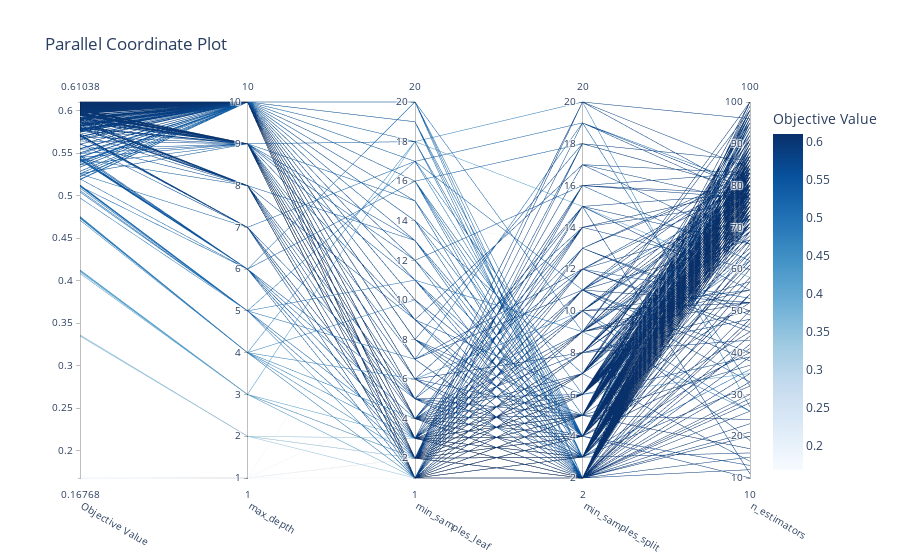

Notebook cell for this chart:
### Code cell
optuna.visualization.plot_parallel_coordinate(study)

### Figure 1 — Plotly figure (JSON) as saved in the notebook; plotly's stock layout.template omitted (floating-point values rounded to 4 significant figures; data arrays with more than 128 entries replaced by an {"elided": "..."} marker saying what was removed)
{"data": [{"dimensions": [{"label": "Objective Value", "range": [0.1677, 0.6104], "values": {"elided": "1000 float values"}}, {"label": "max_depth", "range": [1, 10], "values": {"elided": "1000 int values"}}, {"label": "min_samples_leaf", "range": [1, 20], "values": {"elided": "1000 int values"}}, {"label": "min_samples_split", "range": [2, 20], "values": {"elided": "1000 int values"}}, {"label": "n_estimators", "range": [10, 100], "values": {"elided": "1000 int values"}}], "labelangle": 30, "labelside": "bottom", "line": {"color": {"elided": "1000 float values"}, "colorbar": {"title": {"text": "Objective Value"}}, "colorscale": [[0, "rgb(247,251,255)"], [0.125, "rgb(222,235,247)"], [0.25, "rgb(198,219,239)"], [0.375, "rgb(158,202,225)"], [0.5, "rgb(107,174,214)"], [0.625, "rgb(66,146,198)"], [0.75, "rgb(33,113,181)"], [0.875, "rgb(8,81,156)"], [1, "rgb(8,48,107)"]], "reversescale": false, "showscale": true}, "type": "parcoords"}], "layout": {"title": {"text": "Parallel Coordinate Plot"}}}
